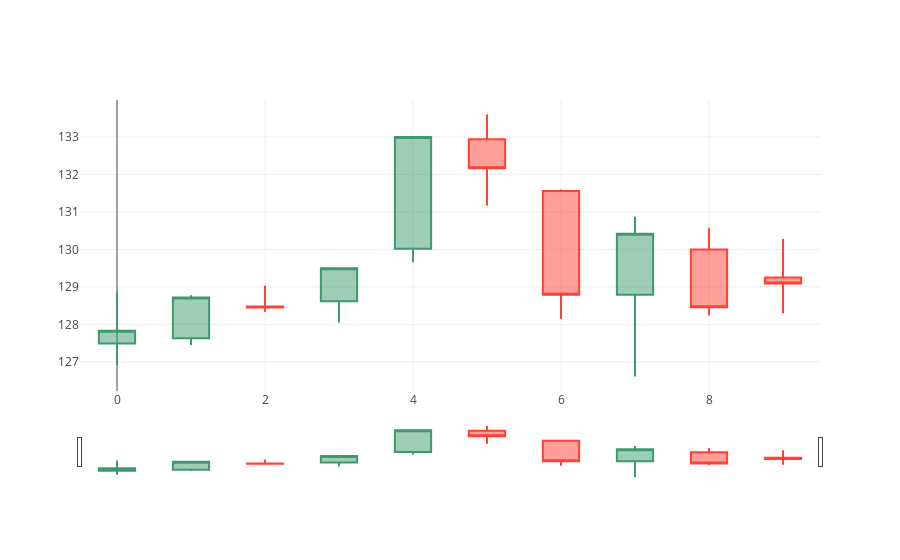

The notebook cell saved with this chart:
### Markdown cell above
## 序号为x轴

### Code cell
trace = go.Candlestick(
    x=m_df.index.values,
    open=m_df['AAPL.Open'],
    high=m_df['AAPL.High'],
    low=m_df['AAPL.Low'],
    close=m_df['AAPL.Close']
)
data = [trace]
plotly.offline.iplot(data)

### Figure 1 — Plotly figure (JSON) as saved in the notebook; plotly's stock layout.template omitted (floating-point values rounded to 4 significant figures)
{"data": [{"close": [127.8, 128.7, 128.4, 129.5, 133, 132.2, 128.8, 130.4, 128.5, 129.1], "high": [128.9, 128.8, 129.0, 129.5, 133, 133.6, 131.6, 130.9, 130.6, 130.3], "low": [126.9, 127.4, 128.3, 128.1, 129.7, 131.2, 128.1, 126.6, 128.2, 128.3], "open": [127.5, 127.6, 128.5, 128.6, 130.0, 132.9, 131.6, 128.8, 130, 129.2], "type": "candlestick", "uid": "d1e87388-c644-487b-9e77-898832947f7a", "x": [0, 1, 2, 3, 4, 5, 6, 7, 8, 9]}], "layout": {}}
